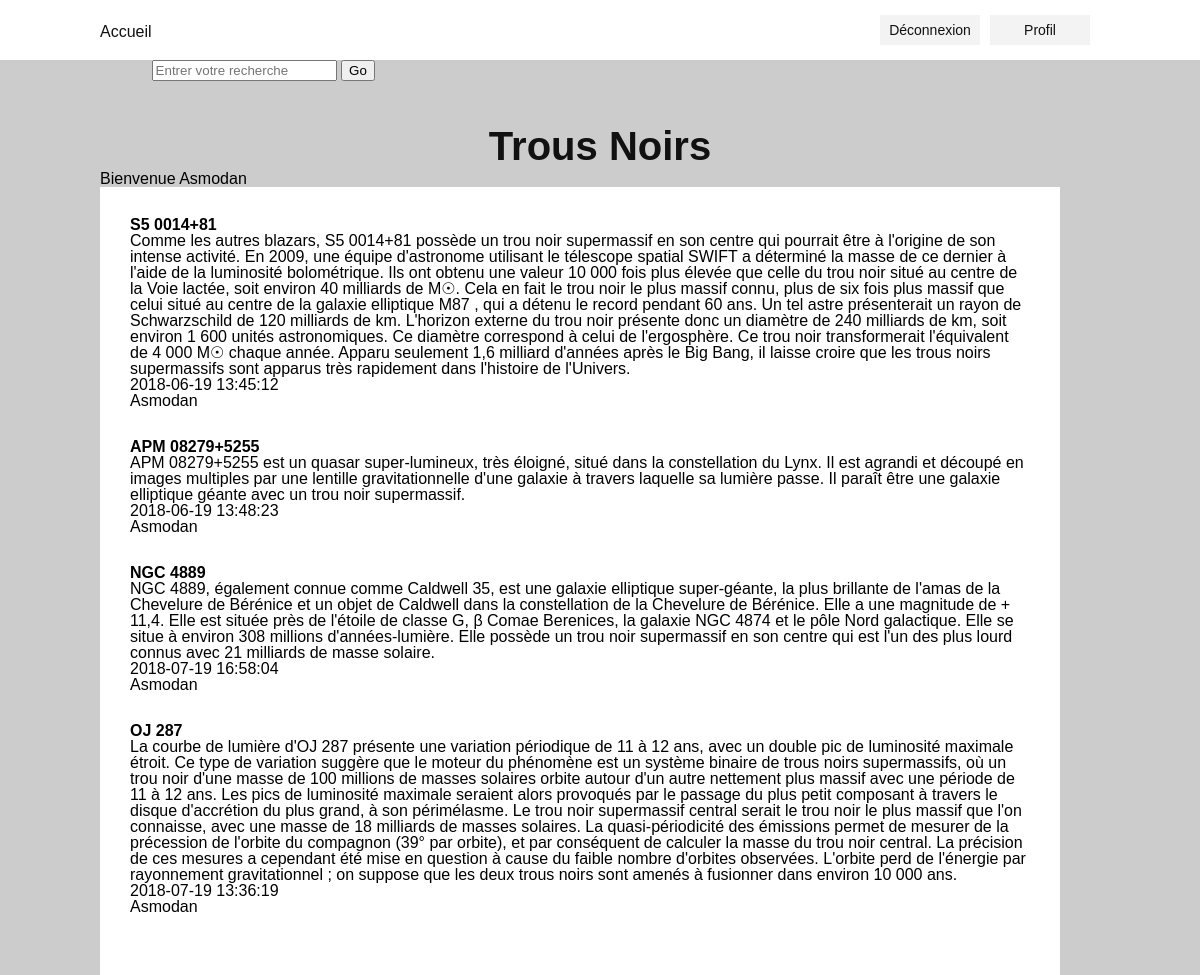
The app's page /index.php?login=success (signed in) with its own data.
### tables this page shows
CREATE TABLE IF NOT EXISTS `article` (
  `id` int(11) NOT NULL AUTO_INCREMENT,
  `title` varchar(256) NOT NULL,
  `text` text NOT NULL,
  `author` varchar(256) NOT NULL,
  `date` datetime NOT NULL,
  PRIMARY KEY (`id`)
);

### index.php (the view)
<?php
include 'header.php';
?>
<form class="search-form" action="search.php" method="POST">
    <input type="text" name="search" placeholder="Entrer votre recherche">
    <button type="submit" name="submit-search">Go</button>
</form>
<section class="main-container">
<div class="main-wrapper">
<h2>Trous Noirs</h2>
    <?php
    if (isset($_SESSION['u_id'])) {
        echo "Bienvenue ".$_SESSION['u_uid'];
    }
    ?>
<div class="article-container">
    <?php
        $sql = "SELECT * FROM article";
        $result = mysqli_query($conn, $sql);
        $queryResults = mysqli_num_rows($result);
        if ($queryResults > 0) {
            while ($row = mysqli_fetch_assoc($result)) {
                echo "<div class='article-box'>
                        <h3>".$row['title']."</h3>
                        <p>".$row['text']."</p>
                        <p>".$row['date']."</p>
                        <p>".$row['author']."</p>
                 </div>";
            }
        }
    ?>
</div>
</div>
</section>
<?php
include "footer.php"
?>

### css/style.css (style rules this page uses)
html, body, div, span, object, iframe, h1, h2, h3, h4, h5, h6, p, blockquote, pre, abbr, address, cite, code, del, dfn, em, img, ins, kbd, q, samp, small, strong, sub, sup, var, b, i, dl, dt, dd, ol, ul, li, fieldset, form, label, legend, table, caption, tbody, tfoot, thead, tr, th, td, article, aside, canvas, details, figcaption, figure, footer, header, hgroup, menu, nav, section, summary, time, mark, audio, video { margin:0; padding:0; border:0; outline:0; font-size:100%; vertical-align:baseline; background:transparent; }
body { line-height:1; }
article,aside,details,figcaption,figure, footer,header,hgroup,menu,nav,section { display:block; }
input, select { vertical-align:middle; }
body { background-color: #ccc; font-family: arial; }
.article-container { width: 900px; background-color: #fff; padding: 30px; }
.article-box { padding-bottom: 30px; width: 100%; }
.main-wrapper { margin: 0 auto; width: 1000px; }
.main-container { padding-top: 40px; }
.main-container h2 { font-family: arial; font-size: 40px; color: #111; line-height: 50px; text-align: center; }

### records on screen
article: title "S5 0014+81", text "Comme les autres blazars, S5 0014+81 possède un trou noir supermassif en son centre qui pourrait être à l'origine de son intense activité. En 2009, une équipe d'astronome utilisant le télescope spatial SWIFT a déterminé la masse de ce dernier à l'aide de la luminosité bolométrique. Ils ont obtenu une valeur 10 000 fois plus élevée que celle du trou noir situé au centre de la Voie lactée, soit environ 40 milliards de M☉. Cela en fait le trou noir le plus massif connu, plus de six fois plus massif que celui situé au centre de la galaxie elliptique M87 , qui a détenu le record pendant 60 ans. Un tel astre présenterait un rayon de Schwarzschild de 120 milliards de km. L'horizon externe du trou…", date "2018-06-19 13:45:12", author "Asmodan"
article: title "APM 08279+5255", text "APM 08279+5255 est un quasar super-lumineux, très éloigné, situé dans la constellation du Lynx. Il est agrandi et découpé en images multiples par une lentille gravitationnelle d'une galaxie à travers laquelle sa lumière passe. Il paraît être une galaxie elliptique géante avec un trou noir supermassif.", date "2018-06-19 13:48:23", author "Asmodan"
article: title "NGC 4889", text "NGC 4889, également connue comme Caldwell 35, est une galaxie elliptique super-géante, la plus brillante de l'amas de la Chevelure de Bérénice et un objet de Caldwell dans la constellation de la Chevelure de Bérénice. Elle a une magnitude de + 11,4. Elle est située près de l'étoile de classe G, β Comae Berenices, la galaxie NGC 4874 et le pôle Nord galactique. Elle se situe à environ 308 millions d'années-lumière. Elle possède un trou noir supermassif en son centre qui est l'un des plus lourd connus avec 21 milliards de masse solaire.", date "2018-07-19 16:58:04", author "Asmodan"
article: title "OJ 287", text "La courbe de lumière d'OJ 287 présente une variation périodique de 11 à 12 ans, avec un double pic de luminosité maximale étroit. Ce type de variation suggère que le moteur du phénomène est un système binaire de trous noirs supermassifs, où un trou noir d'une masse de 100 millions de masses solaires orbite autour d'un autre nettement plus massif avec une période de 11 à 12 ans. Les pics de luminosité maximale seraient alors provoqués par le passage du plus petit composant à travers le disque d'accrétion du plus grand, à son périmélasme. Le trou noir supermassif central serait le trou noir le plus massif que l'on connaisse, avec une masse de 18 milliards de masses solaires. La…", date "2018-07-19 13:36:19", author "Asmodan"

### other values on screen
$_SESSION['u_uid'] "Asmodan"
